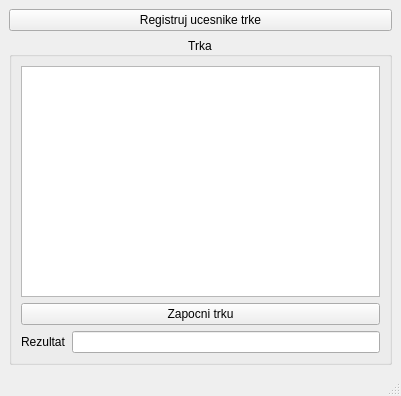
<?xml version="1.0" encoding="UTF-8"?>
<ui version="4.0">
 <class>MainWindow</class>
 <widget class="QMainWindow" name="MainWindow">
  <property name="geometry">
   <rect>
    <x>0</x>
    <y>0</y>
    <width>401</width>
    <height>396</height>
   </rect>
  </property>
  <property name="windowTitle">
   <string>MainWindow</string>
  </property>
  <widget class="QWidget" name="centralwidget">
   <layout class="QVBoxLayout" name="verticalLayout_2">
    <item>
     <widget class="QPushButton" name="pbRegister">
      <property name="text">
       <string>Registruj ucesnike trke</string>
      </property>
     </widget>
    </item>
    <item>
     <widget class="QGroupBox" name="groupBox">
      <property name="title">
       <string>Trka</string>
      </property>
      <property name="alignment">
       <set>Qt::AlignCenter</set>
      </property>
      <layout class="QVBoxLayout" name="verticalLayout">
       <item>
        <widget class="QTextEdit" name="teRacers"/>
       </item>
       <item>
        <widget class="QPushButton" name="pbStart">
         <property name="text">
          <string>Zapocni trku</string>
         </property>
        </widget>
       </item>
       <item>
        <layout class="QHBoxLayout" name="horizontalLayout">
         <item>
          <widget class="QLabel" name="lblResult">
           <property name="text">
            <string>Rezultat</string>
           </property>
          </widget>
         </item>
         <item>
          <widget class="QLineEdit" name="leResult"/>
         </item>
        </layout>
       </item>
      </layout>
     </widget>
    </item>
   </layout>
  </widget>
  <widget class="QMenuBar" name="menubar">
   <property name="geometry">
    <rect>
     <x>0</x>
     <y>0</y>
     <width>401</width>
     <height>20</height>
    </rect>
   </property>
  </widget>
  <widget class="QStatusBar" name="statusbar"/>
 </widget>
 <resources/>
 <connections/>
</ui>
